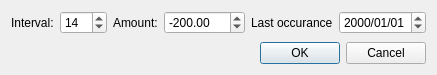
<?xml version="1.0" encoding="UTF-8"?>
<ui version="4.0">
 <class>DialogBillEntry</class>
 <widget class="QDialog" name="DialogBillEntry">
  <property name="geometry">
   <rect>
    <x>0</x>
    <y>0</y>
    <width>386</width>
    <height>75</height>
   </rect>
  </property>
  <property name="windowTitle">
   <string>Dialog</string>
  </property>
  <layout class="QVBoxLayout" name="verticalLayout">
   <item>
    <layout class="QHBoxLayout" name="horizontalLayout">
     <item>
      <widget class="QLabel" name="label">
       <property name="text">
        <string>Interval:</string>
       </property>
      </widget>
     </item>
     <item>
      <widget class="QSpinBox" name="spinBox_interval">
       <property name="minimum">
        <number>1</number>
       </property>
       <property name="maximum">
        <number>366</number>
       </property>
       <property name="value">
        <number>14</number>
       </property>
      </widget>
     </item>
     <item>
      <widget class="QLabel" name="label_2">
       <property name="text">
        <string>Amount:</string>
       </property>
      </widget>
     </item>
     <item>
      <widget class="QDoubleSpinBox" name="doubleSpinBox_amount">
       <property name="minimum">
        <double>-99999.000000000000000</double>
       </property>
       <property name="maximum">
        <double>99999.000000000000000</double>
       </property>
       <property name="singleStep">
        <double>100.000000000000000</double>
       </property>
       <property name="value">
        <double>-200.000000000000000</double>
       </property>
      </widget>
     </item>
     <item>
      <widget class="QLabel" name="label_3">
       <property name="text">
        <string>Last occurance</string>
       </property>
      </widget>
     </item>
     <item>
      <widget class="QDateEdit" name="dateEdit_occurance">
       <property name="displayFormat">
        <string>yyyy/MM/dd</string>
       </property>
      </widget>
     </item>
    </layout>
   </item>
   <item>
    <spacer name="verticalSpacer">
     <property name="orientation">
      <enum>Qt::Vertical</enum>
     </property>
     <property name="sizeHint" stdset="0">
      <size>
       <width>20</width>
       <height>40</height>
      </size>
     </property>
    </spacer>
   </item>
   <item>
    <widget class="QDialogButtonBox" name="buttonBox">
     <property name="orientation">
      <enum>Qt::Horizontal</enum>
     </property>
     <property name="standardButtons">
      <set>QDialogButtonBox::Cancel|QDialogButtonBox::Ok</set>
     </property>
    </widget>
   </item>
  </layout>
 </widget>
 <resources/>
 <connections>
  <connection>
   <sender>buttonBox</sender>
   <signal>accepted()</signal>
   <receiver>DialogBillEntry</receiver>
   <slot>accept()</slot>
   <hints>
    <hint type="sourcelabel">
     <x>248</x>
     <y>254</y>
    </hint>
    <hint type="destinationlabel">
     <x>157</x>
     <y>274</y>
    </hint>
   </hints>
  </connection>
  <connection>
   <sender>buttonBox</sender>
   <signal>rejected()</signal>
   <receiver>DialogBillEntry</receiver>
   <slot>reject()</slot>
   <hints>
    <hint type="sourcelabel">
     <x>316</x>
     <y>260</y>
    </hint>
    <hint type="destinationlabel">
     <x>286</x>
     <y>274</y>
    </hint>
   </hints>
  </connection>
 </connections>
</ui>
